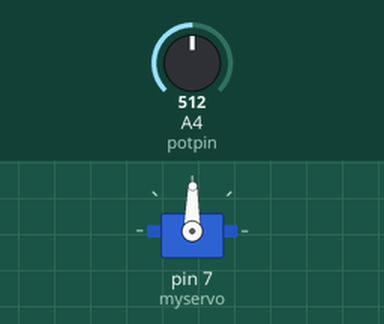
Recording of a sketch running on a simulated Arduino Uno, built with avr-gcc and run on an emulated ATmega328P. On the bench: servo. Inputs (shaded band) come from the test bench; at power-on: A4 (potpin) = 512.

Above: at 1.2 s.
1.3 s: A4 (potpin) set to 716
At 2.5 s:
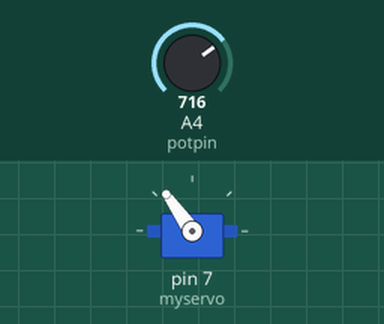
2.8 s: A4 (potpin) set to 900
At 3.9 s:
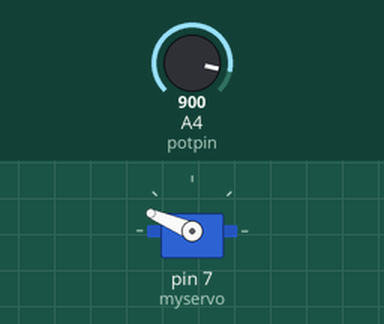
4.3 s: A4 (potpin) set to 1023
At 5.2 s:
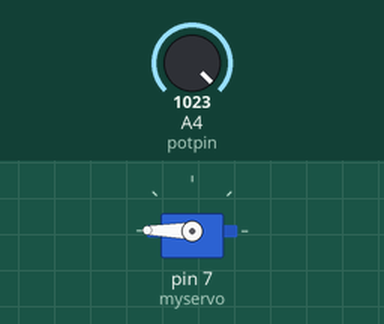
5.8 s: A4 (potpin) set to 306
At 6.4 s:
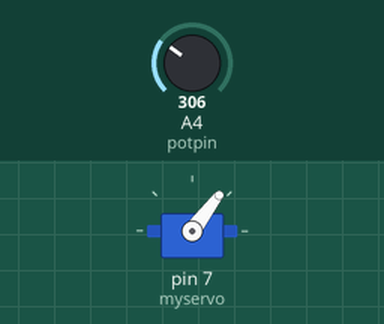
7.3 s: A4 (potpin) set to 122
At 7.7 s:
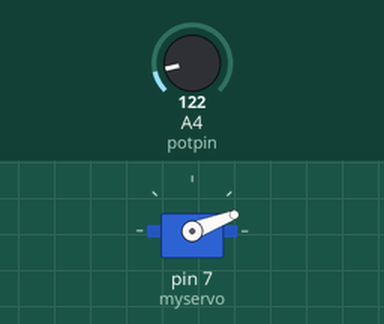
8.8 s: A4 (potpin) set to 511
At 10.2 s:
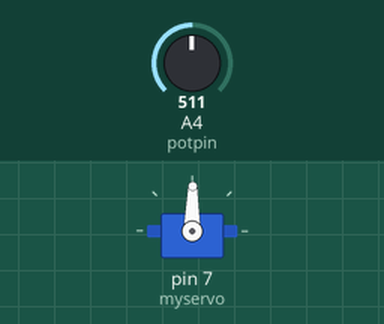
Timing chart, 0 to 11.3 s (numbered marks = the images above; inputs shaded):
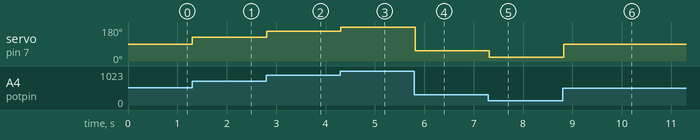

The sketch:

Servo_Knob.ino
```cpp
// Szervó vezérlése potenciométerrel
// Szerző: Michal Rinott <http://people.interaction-ivrea.it/m.rinott>

#include <Servo.h>

Servo myservo;                       // Szervó objektum példányosítása
int potpin = 4;                      // A potmétert az A4 (P1.4) lábra kötjük
int val;                             // Változó az analóg feszültség beolvasásához

void setup() {
  myservo.attach(7);                 // A szervó vezérlése a 7. lábon (P1.5) történik
}

void loop() {
  val = analogRead(potpin);          // a potméter állásának beolvasása (0-1023)
  val = map(val, 0, 1023, 0, 179);   // a kapott szám átskálázása a szervóhoz (0-180)
  myservo.write(val);                // a szervó beállítása a fenti érték szerint
  delay(100);                        // várunk, hogy a szervó beálljon
}
```

Measured:
- after the input at 1.3 s, servo on pin 7 (myservo): 89° → 125° at once
- after the input at 2.8 s, servo on pin 7 (myservo): 125° → 157° at once
- after the input at 4.3 s, servo on pin 7 (myservo): 157° → 179° at once
- after the input at 5.8 s, servo on pin 7 (myservo): 179° → 53° at once
- after the input at 7.3 s, servo on pin 7 (myservo): 53° → 21° at once
- after the input at 8.8 s, servo on pin 7 (myservo): 21° → 89° at once
